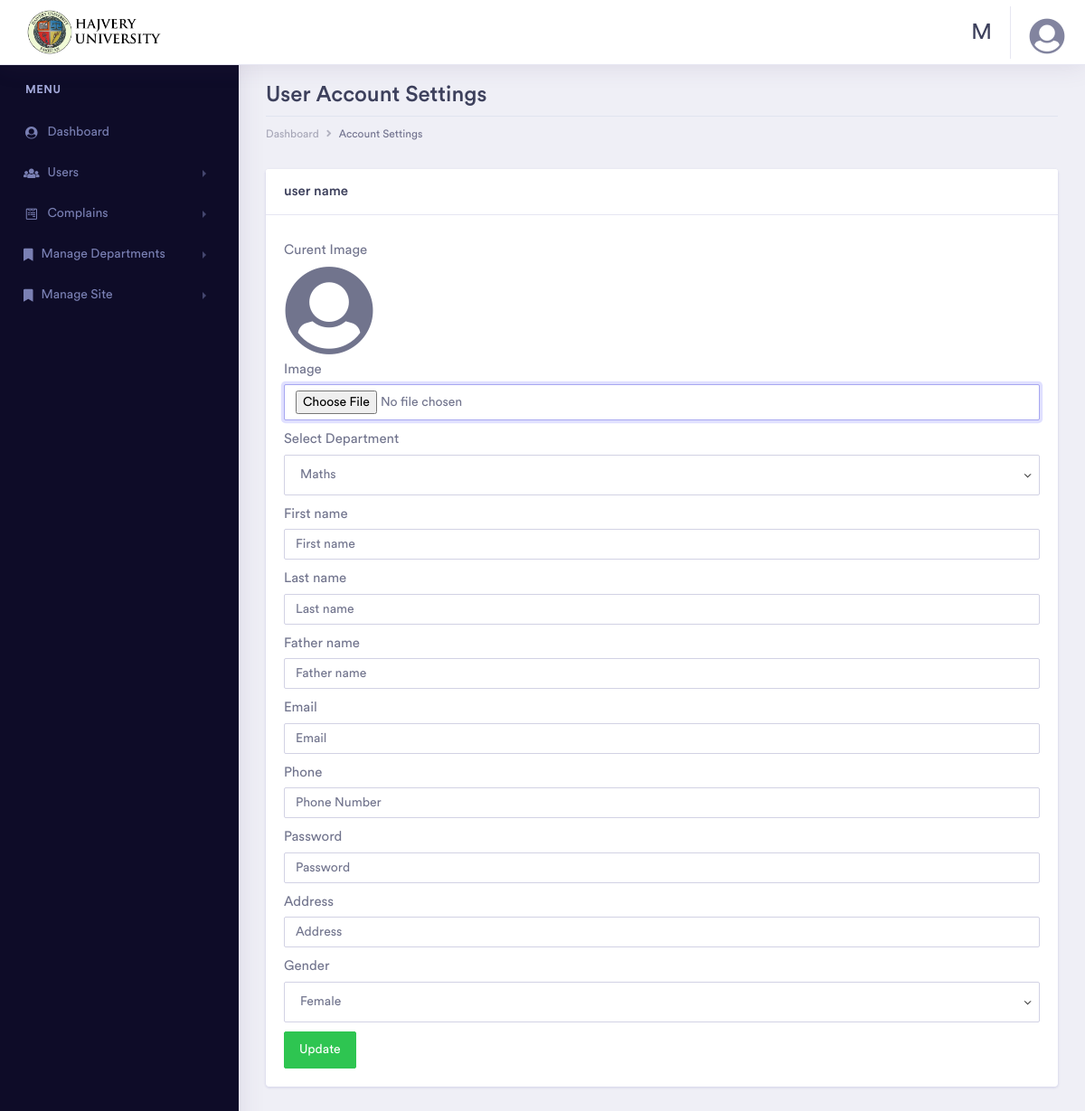
Before: /admin/account_settings.php (signed in) with the older database file.
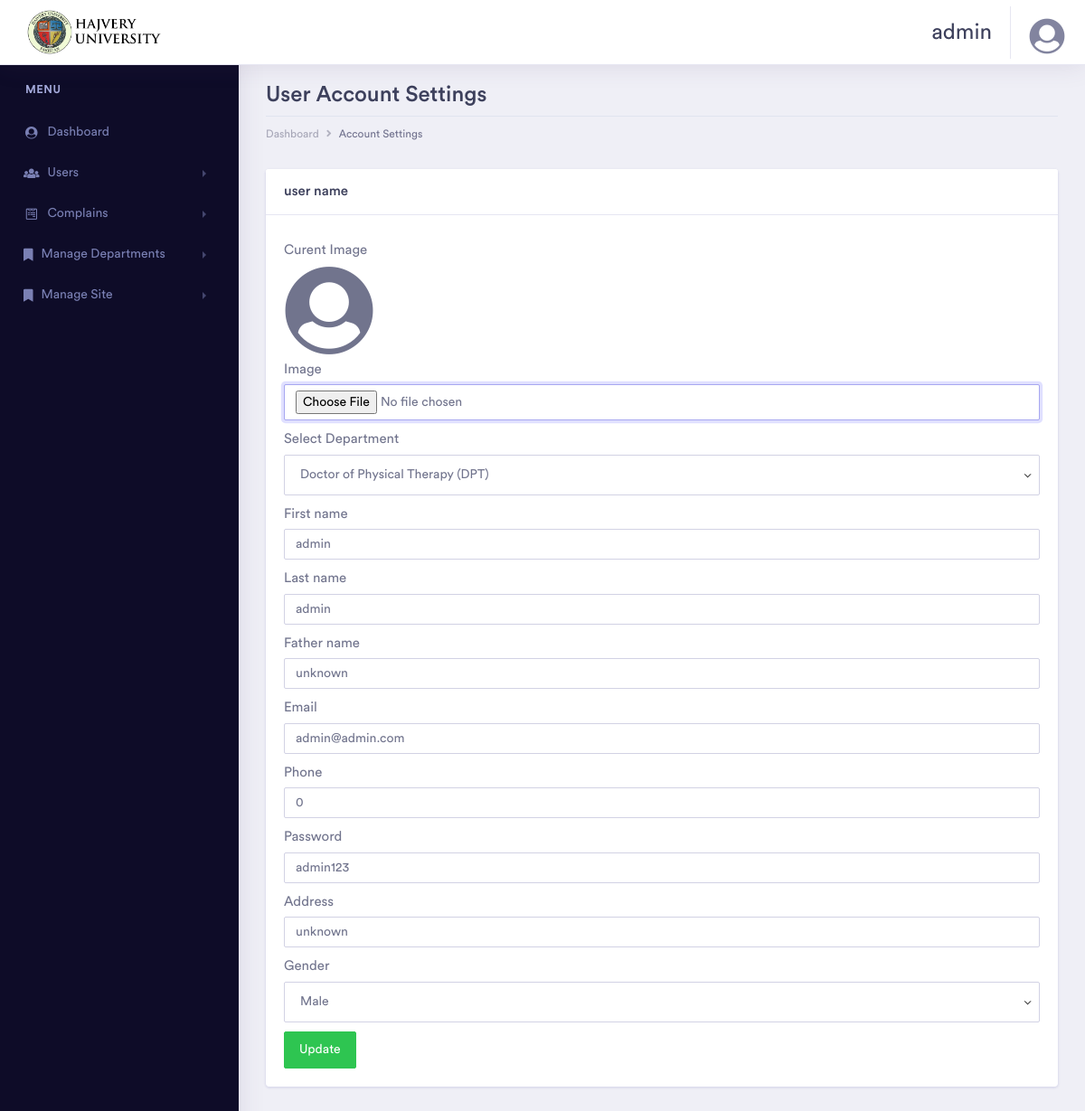
After: the same page with the newer database file.
### tables this page shows
CREATE TABLE `persons` (
  `person_id` int(11) NOT NULL,
  `person_name` varchar(50) NOT NULL,
  `last_name` varchar(50) NOT NULL,
  `father_name` varchar(50) NOT NULL,
  `person_email` varchar(80) NOT NULL,
  `address` varchar(150) NOT NULL,
  `gender` varchar(1) NOT NULL,
  `phone` varchar(15) NOT NULL
);

CREATE TABLE `accounts` (
  `account_id` int(11) NOT NULL,
  `person_id` int(11) NOT NULL,
  `password` varchar(30) NOT NULL,
  `department_id` smallint(3) NOT NULL,
  `user_type` smallint(3) NOT NULL COMMENT '1=user 2=admin 3=manageer',
  `status` smallint(3) NOT NULL DEFAULT 0
);

### admin/account_settings.php (the view, shortened to what the changed rows need)
<?php
include('connection/connection.php');
$queryPerson = 'SELECT * FROM `persons` AS p
INNER JOIN `accounts` as a on p.`person_id`=a.`person_id`
INNER JOIN `accounts_img` AS ai on p.`person_id`=ai.`user_img_id`
WHERE p.`person_id`='. $_SESSION['USERID'];
$queryPerson = mysqli_query($con, $queryPerson);
$rowPerson = mysqli_fetch_array($queryPerson);
?>
<!doctype html>
<html lang="en">
<head>
    <link rel="stylesheet" href="assets/vendor/bootstrap/css/bootstrap.min.css">
    <link href="assets/vendor/fonts/circular-std/style.css" rel="stylesheet">
    <link rel="stylesheet" href="assets/libs/css/style.css">
    <link rel="stylesheet" href="assets/vendor/fonts/fontawesome/css/fontawesome-all.css">
</head>
<body>
    <div class="dashboard-main-wrapper">
        <?php
                include 'components/head.php';
                ?>
        <div class="dashboard-wrapper">
            <div class="container-fluid  dashboard-content">
                <div class="row">
                    <div class="col-xl-12 col-lg-12 col-md-12 col-sm-12 col-12">
                        <div class="page-header">
                            <h2 class="pageheader-title">User Account Settings </h2>
                        </div>
                    </div>
                </div>
                <div class="row">
                    <div class="col-xl-12 col-lg-12 col-md-12 col-sm-12 col-12">
                        <div class="card">
                            <div class="card-body">
                                <form class="needs-validation" method="post" novalidate enctype="multipart/form-data">
                                    <div class="row">
                                        <div class="col-xl-12 col-lg-12 col-md-12 col-sm-12 col-12 m-t-10">
                                            <label for="department">Select Department</label>
                                            <select class="form-control" id="department" name="department"
                                                style="width: 100%; text-indent: 5px;  height: 45px;background-color: white;">
                                                <?php
                                            $query = "SELECT * FROM `departments` where `dept_status`=1";
                                            $query = mysqli_query($con, $query);
                                            while ($row = mysqli_fetch_array($query)) {
                                                ?>
                                                <option selected value="<?= $row['department_id'] ?>">
                                                    <?= $row['department'] ?>
                                                </option>
                                                <?php
                                            }
                                            ?>
                                            </select>
                                        </div>
                                        <div class="col-xl-12 col-lg-12 col-md-12 col-sm-12 col-12 m-t-10">
                                            <label for="fname">First name</label>
                                            <input type="text" class="form-control" id="fname" name="fname"
                                                placeholder="First name" value="<?=$rowPerson['person_name']?>"
                                                required>
                                        </div>
                                        <div class="col-xl-12 col-lg-12 col-md-12 col-sm-12 col-12 m-t-10">
                                            <label for="lname">Last name</label>
                                            <input type="text" class="form-control" id="lname" name="lname"
                                                placeholder="Last name" value="<?=$rowPerson['last_name']?>" required>
                                        </div>
                                        <div class="col-xl-12 col-lg-12 col-md-12 col-sm-12 col-12 m-t-10">
                                            <label for="fathername">Father name</label>
                                            <input type="text" class="form-control" id="fathername" name="fathername"
                                                placeholder="Father name" value="<?=$rowPerson['father_name']?>"
                                                required>
                                        </div>
                                        <div class="col-xl-12 col-lg-12 col-md-12 col-sm-12 col-12 m-t-10">
                                            <label for="email">Email</label>
                                            <input type="email" class="form-control" id="email" name="email"
                                                placeholder="Email" value="<?=$rowPerson['person_email']?>" required>
                                        </div>
                                        <div class="col-xl-12 col-lg-12 col-md-12 col-sm-12 col-12 m-t-10">
                                            <label for="phone">Phone</label>
                                            <input type="number" class="form-control" id="phone" name="phone"
                                                placeholder="Phone Number" value="<?=$rowPerson['phone']?>" required>
                                        </div>
                                        <div class="col-xl-12 col-lg-12 col-md-12 col-sm-12 col-12 m-t-10">
                                            <label for="c_pass">Password</label>
                                            <input type="text" class="form-control" id="c_pass" name="c_pass"
                                                placeholder="Password" value="<?=$rowPerson['password']?>" required>
                                        </div>
                                        <div class="col-xl-12 col-lg-12 col-md-12 col-sm-12 col-12 m-t-10">
                                            <label for="address">Address</label>
                                            <input type="text" class="form-control" id="address" name="address"
                                                placeholder="Address" value="<?=$rowPerson['address']?>" required>
                                        </div>
                                        <div class="col-xl-12 col-lg-12 col-md-12 col-sm-12 col-12 m-t-10">
                                            <label for="fname">Gender</label>
                                            <select class="form-control" id="gender" name="gender"
                                                style="width: 100%; text-indent: 5px;  height: 45px;background-color: white;">
                                                <option value="1" <?= ($rowPerson['gender'] == 1) ? 'selected' : '' ?>>
                                                    Male
                                                </option>
                                                <option value="0" <?= ($rowPerson['gender'] == 0) ? 'selected' : '' ?>>
                                                    Female
                                                </option>
                                            </select>
                                        </div>
                                    </div>
                                </form>
                            </div>
                        </div>
                    </div>
                </div>
            </div>
        </div>
    </div>
</body>
</html>

### admin/components/head.php (shortened to what the changed rows need)
<?php
$query = "SELECT * FROM `persons` where `person_id`=" . $_SESSION['USERID'];
$img = "SELECT * FROM `accounts_img` where `person_id`=" . $_SESSION['USERID'];
$imgResult = mysqli_query($con, $img);
$imgRow = mysqli_fetch_array($imgResult);
$result = mysqli_query($con, $query);
while ($row = mysqli_fetch_array($result)) {
?>
<div class="dashboard-header">
    <nav class="navbar navbar-expand-lg bg-white fixed-top" style="padding: 0 10px;">
        <a class="navbar-brand user-img" href="dashboard.php"><img src="assets/images/Hajvery University admin-logo.png"
                style="width:100%" /></a>
        <div class="collapse navbar-collapse " id="navbarSupportedContent">
            <ul class="navbar-nav ml-auto navbar-right-top">
                <li class="nav-item user-name">
                    <span><?=$row['person_name']?></span>
                </li>
                <li class="nav-item dropdown nav-user">
                    <a class="nav-link nav-user-img" href="#" id="navbarDropdownMenuLink2" data-toggle="dropdown"
                        aria-haspopup="true" aria-expanded="false" style="display: flex;">
                        <?php
                            if ($imgRow['pict']==NULL) {
                        ?>
                        <i class="user-avatar-md rounded-circle fas fa-user-circle" style="font-size: 40px;"></i>
                        <?php
                            } else {
                        ?>
                        <img src="<?= $imgRow['pict'] ?>" alt="User Image" class="user-avatar-md rounded-circle"
                            style="width: 40px; height: 40px; object-fit: cover;">
                        <?php
                            }
                        ?>
                    </a>
                            <?php
                            }
                            ?>
                </li>
            </ul>
        </div>
    </nav>
</div>

Changed rows visible on the page:
changed persons: person_name "M" → "admin"; fname (not shown) → "admin"; lname (not shown) → "admin"; fathername (not shown) → "unknown"; email (not shown) → "admin@admin.com"; phone (not shown) → "0"; c_pass (not shown) → "admin123"; address (not shown) → "unknown"; gender (not shown) → "Male"
Other visible differences:
form field department: "Maths" → "Doctor of Physical Therapy (DPT)"
form field gender: "Female" → (not shown)
